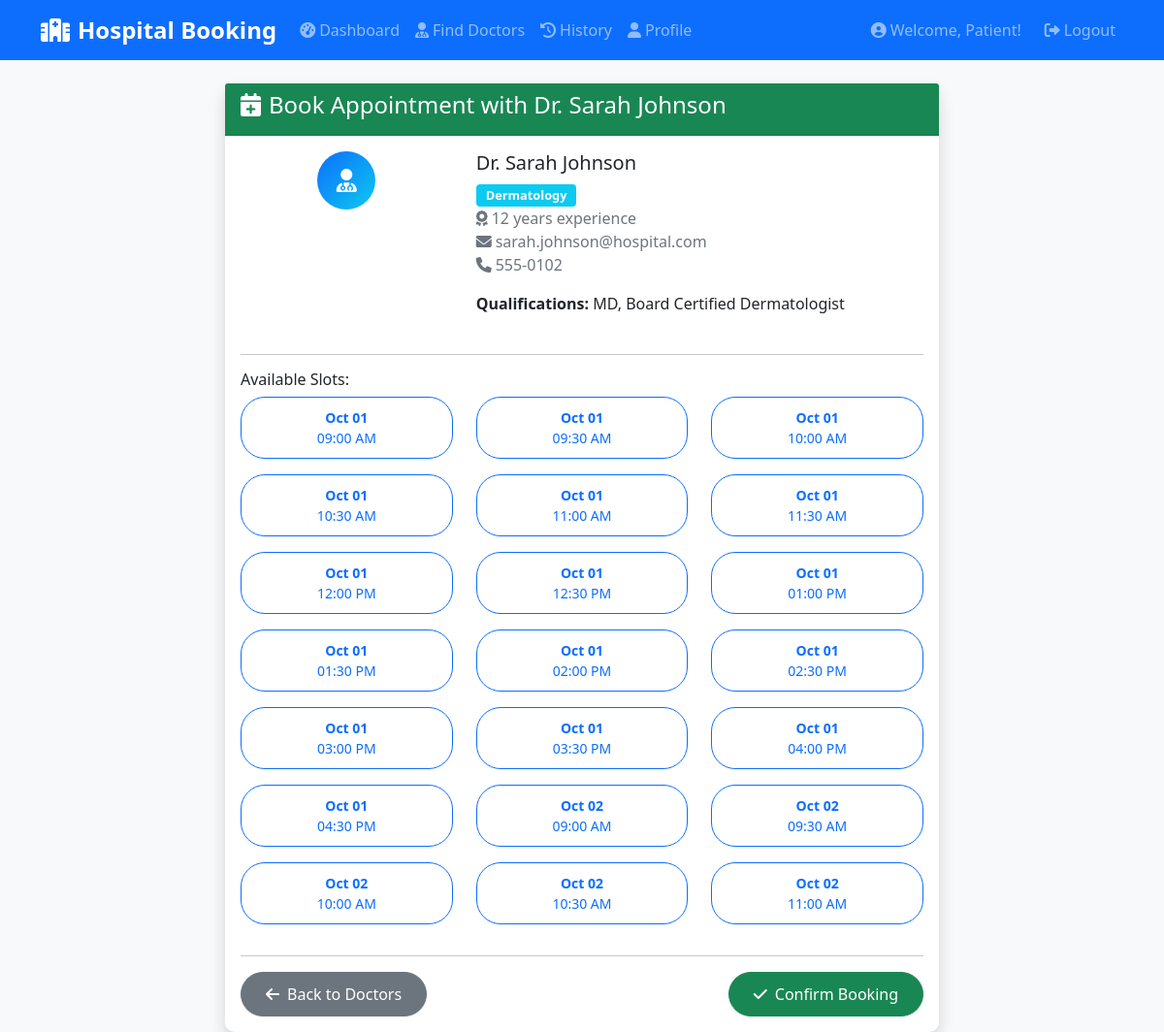
Page /book/2 (signed in) on the committed database.
### models/user.py (models this page shows, shortened)
class User(UserMixin, db.Model):
    id = db.Column(db.Integer, primary_key=True)
    username = db.Column(db.String(80), unique=True, nullable=False)
    email = db.Column(db.String(120), unique=True, nullable=False)
    password_hash = db.Column(db.String(128), nullable=False)
    role = db.Column(db.String(20), default='patient')  # 'patient' or 'admin'
    phone = db.Column(db.String(15))
    created_at = db.Column(db.DateTime, default=datetime.utcnow)
    appointments = db.relationship('Appointment', backref='patient', lazy=True)

### models/doctor.py (models this page shows, shortened)
class Doctor(db.Model):
    id = db.Column(db.Integer, primary_key=True)
    name = db.Column(db.String(100), nullable=False)
    specialization = db.Column(db.String(100), nullable=False)
    email = db.Column(db.String(120))
    phone = db.Column(db.String(15))
    experience = db.Column(db.Integer)  # years of experience
    qualifications = db.Column(db.Text)
    is_available = db.Column(db.Boolean, default=True)
    created_at = db.Column(db.DateTime, default=datetime.utcnow)
    appointments = db.relationship('Appointment', backref='doctor', lazy=True)
    schedules = db.relationship('DoctorSchedule', backref='doctor', lazy=True, cascade='all, delete-orphan')

### routes/patient.py (the view)
@patient_bp.route('/book/<int:doctor_id>')
@login_required
def book_appointment(doctor_id):
    doctor = Doctor.query.get_or_404(doctor_id)
    available_slots = get_available_slots(doctor_id, days=30)
    return render_template('book_appointment.html',
                         doctor=doctor,
                         slots=available_slots)

### app.py (called while the page is built)
def create_app(config_name=None):
    app = Flask(__name__)
    if config_name is None:
        config_name = os.environ.get('FLASK_ENV', 'development')
    app.config.from_object(config[config_name])
    db.init_app(app)
    login_manager = LoginManager()
    login_manager.init_app(app)
    login_manager.login_view = 'auth.login'
    login_manager.login_message = 'Please log in to access this page.'
    login_manager.login_message_category = 'info'
    @login_manager.user_loader
    def load_user(user_id):
        return User.query.get(int(user_id))
    app.register_blueprint(auth_bp)
    app.register_blueprint(patient_bp)
    app.register_blueprint(admin_bp)
    with app.app_context():
        db.create_all()
        create_sample_data()
    return app

### templates/book_appointment.html (shortened to what this page needs)
{% extends "base.html" %}
{% block content %}
<div class="row justify-content-center">
    <div class="col-md-8">
        <div class="card shadow">
            <div class="card-header bg-success text-white">
                <h4><i class="fas fa-calendar-plus me-2"></i>Book Appointment with {{ doctor.name }}</h4>
            </div>
            <div class="card-body">
                <div class="row mb-4">
                    <div class="col-md-4">
                        <div class="avatar-circle bg-success text-white mx-auto">
                            <i class="fas fa-user-md"></i>
                        </div>
                    </div>
                    <div class="col-md-8">
                        <h5>{{ doctor.name }}</h5>
                        <p class="text-muted">
                            <span class="badge bg-info">{{ doctor.specialization }}</span><br>
                            <i class="fas fa-award me-1"></i>{{ doctor.experience }} years experience<br>
                            <i class="fas fa-envelope me-1"></i>{{ doctor.email }}<br>
                            <i class="fas fa-phone me-1"></i>{{ doctor.phone }}
                        </p>
                        {% if doctor.qualifications %}
                            <p><strong>Qualifications:</strong> {{ doctor.qualifications }}</p>
                        {% endif %}
                    </div>
                </div>
                <hr>
                <h6>Available Slots:</h6>
                {% if slots %}
                    <form method="POST" action="{{ url_for('patient.confirm_booking') }}">
                        <div class="row">
                            {% for slot in slots[:21] %}
                                <div class="col-md-4 mb-3">
                                    <label class="btn btn-outline-primary w-100" for="slot_{{ loop.index }}">
                                        <div class="small">
                                            <strong>{{ slot.date.strftime('%b %d') }}</strong><br>
                                            {{ slot.time.strftime('%I:%M %p') }}
                                        </div>
                                    </label>
                                </div>
                            {% endfor %}
                        </div>
                        <hr>
                        <div class="d-flex justify-content-between">
                            <a href="{{ url_for('patient.view_doctors') }}" class="btn btn-secondary">
                                <i class="fas fa-arrow-left me-2"></i>Back to Doctors
                            </a>
                            <button type="submit" class="btn btn-success">
                                <i class="fas fa-check me-2"></i>Confirm Booking
                            </button>
                        </div>
                    </form>
                {% endif %}
            </div>
        </div>
    </div>
</div>
{% endblock %}

### templates/base.html (shortened to what this page needs)
<!DOCTYPE html>
<html lang="en">
<head>
    <link href="https://cdn.jsdelivr.net/npm/bootstrap@5.1.3/dist/css/bootstrap.min.css" rel="stylesheet">
    <link href="https://cdnjs.cloudflare.com/ajax/libs/font-awesome/6.0.0/css/all.min.css" rel="stylesheet">
    <link href="{{ url_for('static', filename='css/style.css') }}" rel="stylesheet">
</head>
<body>
    <nav class="navbar navbar-expand-lg navbar-dark bg-primary">
        <div class="container">
            <a class="navbar-brand" href="{{ url_for('auth.index') }}">
                <i class="fas fa-hospital me-2"></i>Hospital Booking
            </a>
            {% if current_user.is_authenticated %}
            <div class="collapse navbar-collapse" id="navbarNav">
                <ul class="navbar-nav me-auto">
                    {% if current_user.role == 'patient' %}
                        <li class="nav-item">
                            <a class="nav-link" href="{{ url_for('patient.dashboard') }}">
                                <i class="fas fa-tachometer-alt me-1"></i>Dashboard
                            </a>
                        </li>
                        <li class="nav-item">
                            <a class="nav-link" href="{{ url_for('patient.view_doctors') }}">
                                <i class="fas fa-user-md me-1"></i>Find Doctors
                            </a>
                        </li>
                        <li class="nav-item">
                            <a class="nav-link" href="{{ url_for('patient.appointment_history') }}">
                                <i class="fas fa-history me-1"></i>History
                            </a>
                        </li>
                        <li class="nav-item">
                            <a class="nav-link" href="{{ url_for('patient.profile') }}">
                                <i class="fas fa-user me-1"></i>Profile
                            </a>
                        </li>
                    {% endif %}
                </ul>
                <div class="navbar-nav">
                    <span class="navbar-text me-3">
                        <i class="fas fa-user-circle me-1"></i>Welcome, {{ current_user.username }}!
                    </span>
                    <a class="nav-link" href="{{ url_for('auth.logout') }}">
                        <i class="fas fa-sign-out-alt me-1"></i>Logout
                    </a>
                </div>
            </div>
            {% endif %}
        </div>
    </nav>
    <div class="container mt-4">
        {% block content %}{% endblock %}
    </div>
</body>
</html>

### static/css/style.css (style rules this page uses)
:root { --primary-color: #0d6efd; --secondary-color: #6c757d; --success-color: #198754; --danger-color: #dc3545; --warning-color: #ffc107; --info-color: #0dcaf0; }
body { background-color: #f8f9fa; }
.card { border: none; border-radius: 10px; box-shadow: 0 0 20px rgba(0,0,0,0.1); transition: transform 0.3s ease; }
.navbar-brand { font-weight: bold; font-size: 1.5rem; }
.btn { border-radius: 25px; padding: 10px 25px; font-weight: 500; transition: all 0.3s ease; }
.badge { font-size: 0.8rem; padding: 5px 10px; }
.avatar-circle { width: 60px; height: 60px; border-radius: 50%; display: flex; align-items: center; justify-content: center; font-size: 1.5rem; background: linear-gradient(135deg, var(--primary-color) 0%, var(--info-color) 100%); color: white; }

### rows in the picture
User: username "Patient"
Doctor: name "Dr. Sarah Johnson", specialization "Dermatology", experience "12", email "sarah.johnson@hospital.com", phone "555-0102", qualifications "MD, Board Certified Dermatologist"

### other values in the picture
{{ slot.date.strftime('%b %d') }} "Oct 01" "Oct 01" "Oct 01" "Oct 01" "Oct 01" "Oct 01" "Oct 01" "Oct 01" "Oct 01" "Oct 01" "Oct 01" "Oct 01" "Oct 01" "Oct 01" "Oct 01" "Oct 01" "Oct 02" "Oct 02" "Oct 02" "Oct 02" "Oct 02"
{{ slot.time.strftime('%I:%M %p') }} "09:00 AM" "09:30 AM" "10:00 AM" "10:30 AM" "11:00 AM" "11:30 AM" "12:00 PM" "12:30 PM" "01:00 PM" "01:30 PM" "02:00 PM" "02:30 PM" "03:00 PM" "03:30 PM" "04:00 PM" "04:30 PM" "09:00 AM" "09:30 AM" "10:00 AM" "10:30 AM" "11:00 AM"
